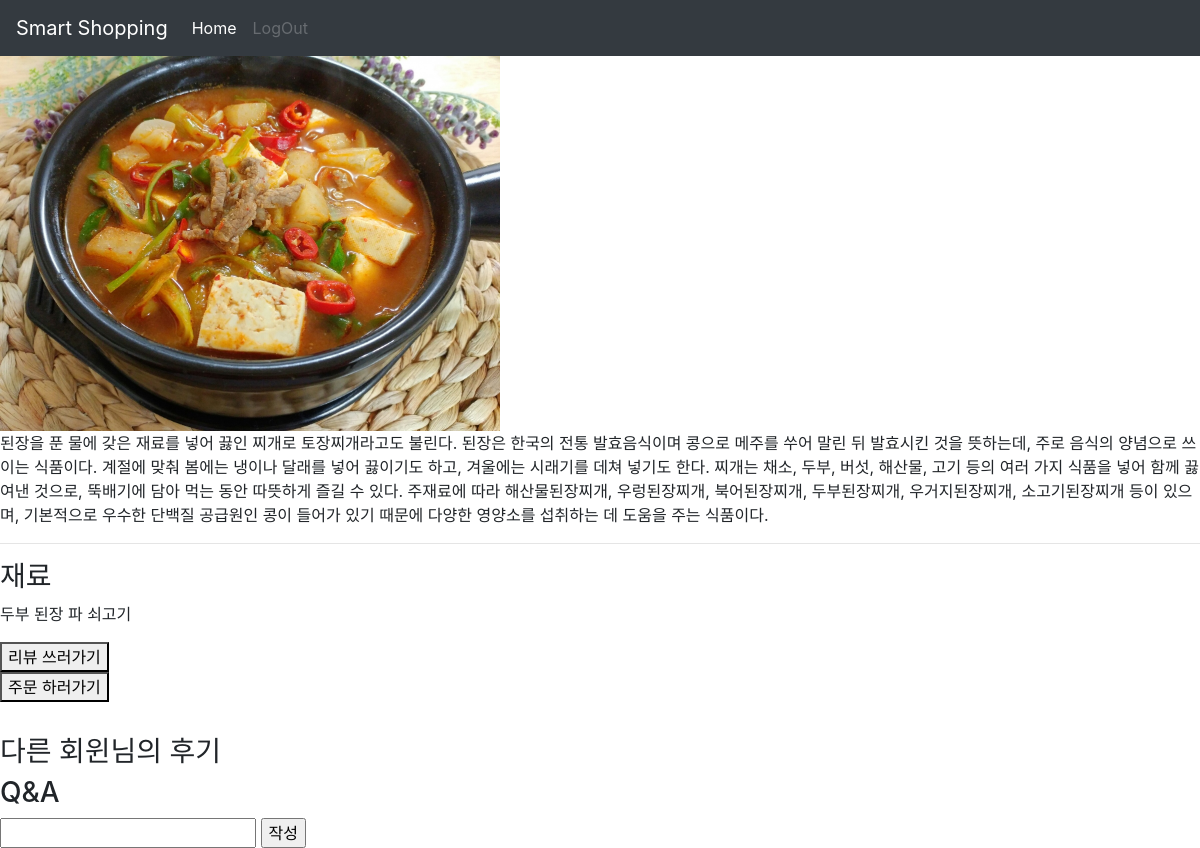
Screenshot of /pickup/recipeDetail/2 with the database file from the repository.
### Pickup/models.py (models this page shows, shortened)
class Posting(models.Model):
    recipe_name = models.ForeignKey(Recipe, on_delete=models.CASCADE)
    body = models.TextField()

class Cooking(models.Model):
    ingredients = models.ForeignKey(ClassifyIngredient, on_delete=models.CASCADE)
    recipe = models.ForeignKey(Recipe, on_delete=models.CASCADE)

class ClassifyIngredient(models.Model):
    class_ingred = models.CharField(max_length=20)
    def __str__(self):
        return self.class_ingred

### Main/models.py (models this page shows, shortened)
class Recipe(models.Model):
    recipe_name = models.CharField(max_length=40)
    recipe_image = models.ImageField(upload_to="images/Recipe", blank=True)

### Pickup/views.py (the view)
# urls.py: path('recipeDetail/<int:id>', views.recipeDetail, name="recipeDetail"),
def recipeDetail(request, id):
    recipe = get_object_or_404(Recipe, pk=id)
    post = get_object_or_404(Posting, recipe_name=recipe)
    ingredients = Cooking.objects.filter(recipe=recipe)
    print(ingredients[0].ingredients)
    reviews = Review.objects.filter(review_post_num_id=id).order_by('-likes')
    Qnas = QAndA.objects.filter(posting_id=id)
    return render(request, "recipeDetail.html", {"post":post, "Qnas":Qnas, "reviews":reviews, "ingredients":ingredients })

### Pickup/templates/recipeDetail.html (shortened to what this page needs)
<!DOCTYPE html>
<html lang="en">
{% extends 'base.html' %}
  {% block content %}
  <h1>{{ post.recipe_name.recipe_name }}</h1>
  {% if post.recipe_name.recipe_image is not None %}
  <img src="{{ post.recipe_name.recipe_image.url }}" alt="" width="500px">
  {% endif %}
  <article class="blog__article">
    <p>{{ post.body }}</p>
    <hr>
    <h3>재료</h3>
    <p>
      {% for ingredient in ingredients %}
      {{ ingredient.ingredients }}
      {% endfor %}
    </p>
  </article>
  <a href="{% url 'pickup:reviewCreate' post.id%}">
    <button class="button-post">리뷰 쓰러가기</button>
  </a>
  <a href="{% url 'tracking:get_order' post.recipe_name.id%}">
    <button>주문 하러가기</button>
  </a>
  <h3>다른 회윈님의 후기</h3>
  <h3>Q&A</h3>
  <form method="POST" action="{% url 'pickup:pickQnaCreate' post.id %}">
    <input type="text" name="Qna_comment"></input>
    <input type="submit" value="작성"></input>
  </form>
  {% endblock %}

### rows the page displays
Posting: recipe_name.recipe_image (picture), body "된장을 푼 물에 갖은 재료를 넣어 끓인 찌개로 토장찌개라고도 불린다. 된장은 한국의 전통 발효음식이며 콩으로 메주를 쑤어 말린 뒤 발효시킨 것을 뜻하는데, 주로 음식의 양념으로 쓰이는 식품이다. 계절에 맞춰 봄에는 냉이나 달래를 넣어 끓이기도 하고, 겨울에는 시래기를 데쳐 넣기도 한다. 찌개는 채소, 두부, 버섯, 해산물, 고기 등의 여러 가지 식품을 넣어 함께 끓여낸 것으로, 뚝배기에 담아 먹는 동안 따뜻하게 즐길 수 있다. 주재료에 따라 해산물된장찌개, 우렁된장찌개, 북어된장찌개, 두부된장찌개, 우거지된장찌개, 소고기된장찌개 등이 있으며, 기본적으로 우수한 단백질 공급원인 콩이 들어가 있기 때문에 다양한 영양소를 섭취하는 데 도움을 주는 식품이다."
Cooking: ingredients "두부"
Cooking: ingredients "된장"
Cooking: ingredients "파"
Cooking: ingredients "쇠고기"
